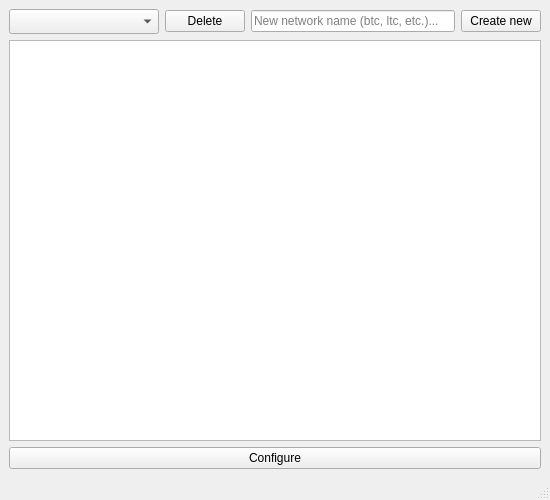
<?xml version="1.0" encoding="UTF-8"?>
<ui version="4.0">
 <class>c2pool_menu</class>
 <widget class="QMainWindow" name="c2pool_menu">
  <property name="geometry">
   <rect>
    <x>0</x>
    <y>0</y>
    <width>550</width>
    <height>500</height>
   </rect>
  </property>
  <property name="minimumSize">
   <size>
    <width>550</width>
    <height>500</height>
   </size>
  </property>
  <property name="maximumSize">
   <size>
    <width>550</width>
    <height>500</height>
   </size>
  </property>
  <property name="windowTitle">
   <string>C2Pool</string>
  </property>
  <widget class="QWidget" name="centralwidget">
   <layout class="QGridLayout" name="gridLayout">
    <item row="0" column="0">
     <layout class="QHBoxLayout" name="horizontalLayout">
      <item>
       <widget class="QComboBox" name="networks">
        <property name="minimumSize">
         <size>
          <width>150</width>
          <height>25</height>
         </size>
        </property>
        <property name="duplicatesEnabled">
         <bool>false</bool>
        </property>
       </widget>
      </item>
      <item>
       <widget class="QPushButton" name="deleteNetwork">
        <property name="text">
         <string>Delete</string>
        </property>
       </widget>
      </item>
      <item>
       <widget class="QLineEdit" name="new_net_name">
        <property name="placeholderText">
         <string>New network name (btc, ltc, etc.)...</string>
        </property>
       </widget>
      </item>
      <item>
       <widget class="QPushButton" name="new_net_button">
        <property name="text">
         <string>Create new</string>
        </property>
       </widget>
      </item>
     </layout>
    </item>
    <item row="1" column="0">
     <widget class="QTableWidget" name="tableWidget"/>
    </item>
    <item row="2" column="0">
     <widget class="QPushButton" name="configure_button">
      <property name="text">
       <string>Configure</string>
      </property>
     </widget>
    </item>
   </layout>
  </widget>
  <widget class="QMenuBar" name="menubar">
   <property name="geometry">
    <rect>
     <x>0</x>
     <y>0</y>
     <width>550</width>
     <height>22</height>
    </rect>
   </property>
  </widget>
  <widget class="QStatusBar" name="statusbar"/>
 </widget>
 <resources/>
 <connections/>
</ui>
